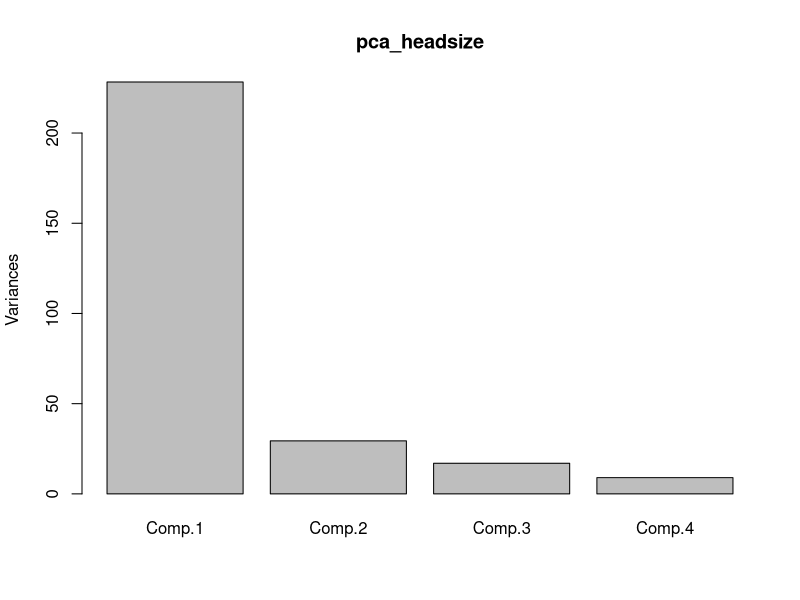
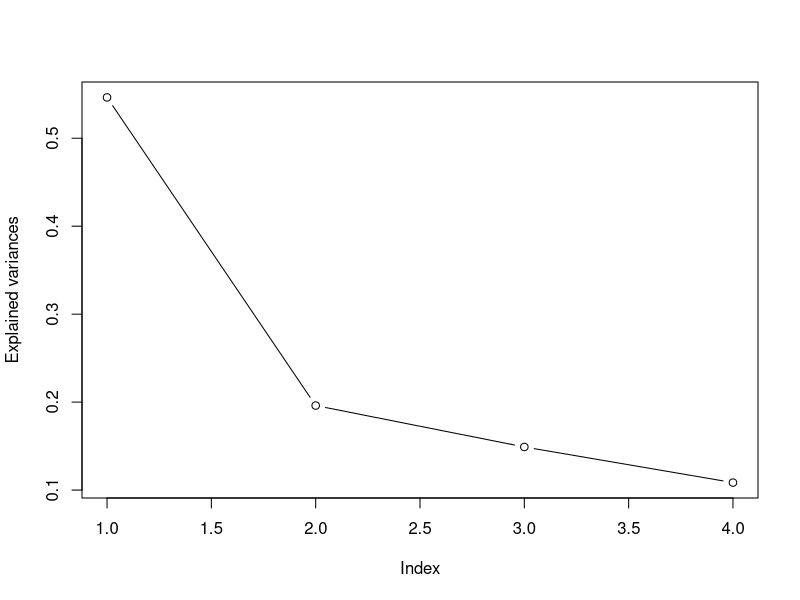
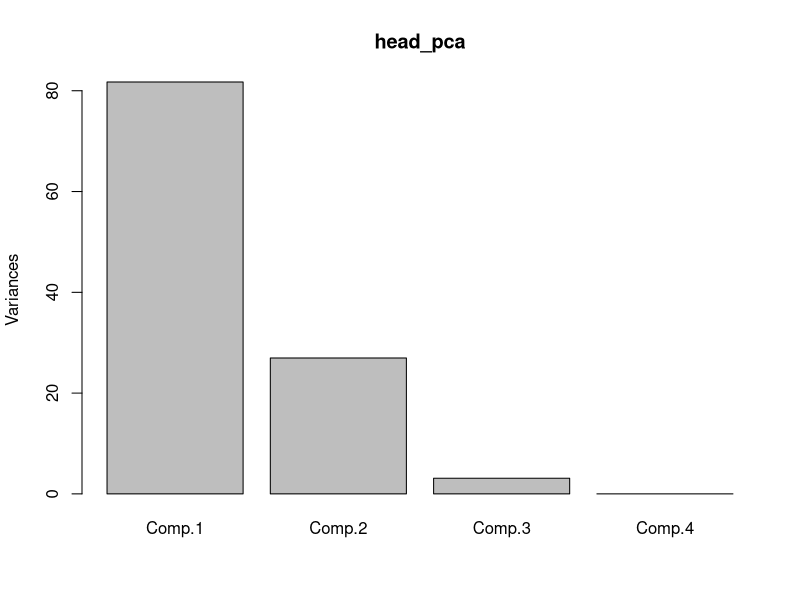

These charts were generated, in order, by the following R code: (Note: this script raises an error after producing the figures.)
################################################################################
# Aufgabe 17
################################################################################

# Import data about headsize
headsize =
  matrix(c(191, 195, 181, 183, 176, 208, 189, 197, 188, 192, 179, 183, 174, 190,
           188, 163, 195, 186, 181, 175, 192, 174, 176, 197, 190, 155, 149, 148,
           153, 144, 157, 150, 159, 152, 150, 158, 147, 150, 159, 151, 137, 155,
           153, 145, 140, 154, 143, 139, 167, 163, 179, 201, 185, 188, 171, 192,
           190, 189, 197, 187, 186, 174, 185, 195, 187, 161, 183, 173, 182, 165,
           185, 178, 176, 200, 187, 145, 152, 149, 149, 142, 152, 149, 152, 159,
           151, 148, 147, 152, 157, 158, 130, 158, 148, 146, 137, 152, 147, 143,
           158, 150)
         , nrow = 25, ncol = 4
         , dimnames = list(character(0)
                           , c("head1", "breadth1", "head2", "breadth2")))

# Scale is not necessary, because all variables have the same unit

# PCA of the data
pca_headsize = princomp(headsize)
# princomp(cor(headsize)) leads to the same results

summary(pca_headsize, loadings = TRUE)

plot(pca_headsize)
plot(pca_headsize$sdev/sum(pca_headsize$sdev), 
     type = 'b',
     ylab = 'Explained variances')

################################################################################
# Tryings to calculate all variables

# Analysis of principal components makes sense if 
#   1. The number of variables is large in comparison to the number of observations
#   2. The variables are highly correlated

headsize <-
  matrix(c(191, 195, 181, 183, 
           155, 149, 148, 153, 
           179, 201, 185, 188, 
           145, 152, 149, 149)
         , nrow = 4, ncol = 4
         , dimnames = list(character(0)
                           , c("head1", "breadth1", "head2", "breadth2")))

# Calculation of the variance matrix
var(headsize)

# Covariance matrix
cov(headsize)

# Corrleation matrix
cor(headsize)

#################################################################################
# Estimation of the principal components

# Returns eigenvectors and eigenvalues
eigen(headsize)

# Eigenvectors and matrix of the covariance matrix
# This equals the loadings of the summary of the princomp(headsize)!
eigen(cov(headsize))

# Format data
headsize <- as.data.frame(headsize)

# Principal components
head_pca <- princomp(headsize)
head_pca
summary(head_pca, loadings = TRUE)

# Visualization of the explained variance
plot(head_pca)

# Eigenvectors


# Matrix multiplied with eigenvectos
head_mult_eigen = as.matrix(headsize)%*%eigenvectors
# Matrix contains the eigenvectors on the diagonal and 0 on the rest 
# of the fields.
cov(head_mult_eigen)

# Amount on the total variation which is explained by the eigenvalues
round(eigenvalues/sum(eigenvalues)*100,digits=2)


#################################################################################
# Use of the correlation matrix

# Correlation matrix
cor(headsize)

# Eigenvectors and -values
eigenvectors = eigen(cor(headsize))$vectors
eigenvalues = eigen(cor(headsize))$values

sqrt(diag(cov(headsize)))

std_head = sqrt(diag(cov(headsize)))
std_head

headsize <- as.data.frame(headsize)

headsize01_std.frame<-as.matrix(headsize)%*%diag(1/std_head)

cov(as.matrix(headsize)%*%diag(1/std_head))

eigen(cor(headsize))$values*100/4


# Principal components
head_pca <- princomp(headsize)
head_pca
summary(head_pca, loadings = TRUE)

# Varanschaulichung der erkl?rten Varianz
plot(head_pca)

names(head_pca)

test = eigen(headsize)
headsize %*% test$vectors[,1]
test$values[1] %*% test$vectors[,2]


# Standard derivation
sd(c(191, 195, 181, 183))

as.matrix(headsize)%*%eigenvectors
eigen(cov(headsize))

cov(headsize)
var(headsize)

################################################################################
# Aufgabe 18
###############################################################################

################################################################################
# Aufgabe 19
################################################################################

################################################################################
# Aufgabe 20
################################################################################
